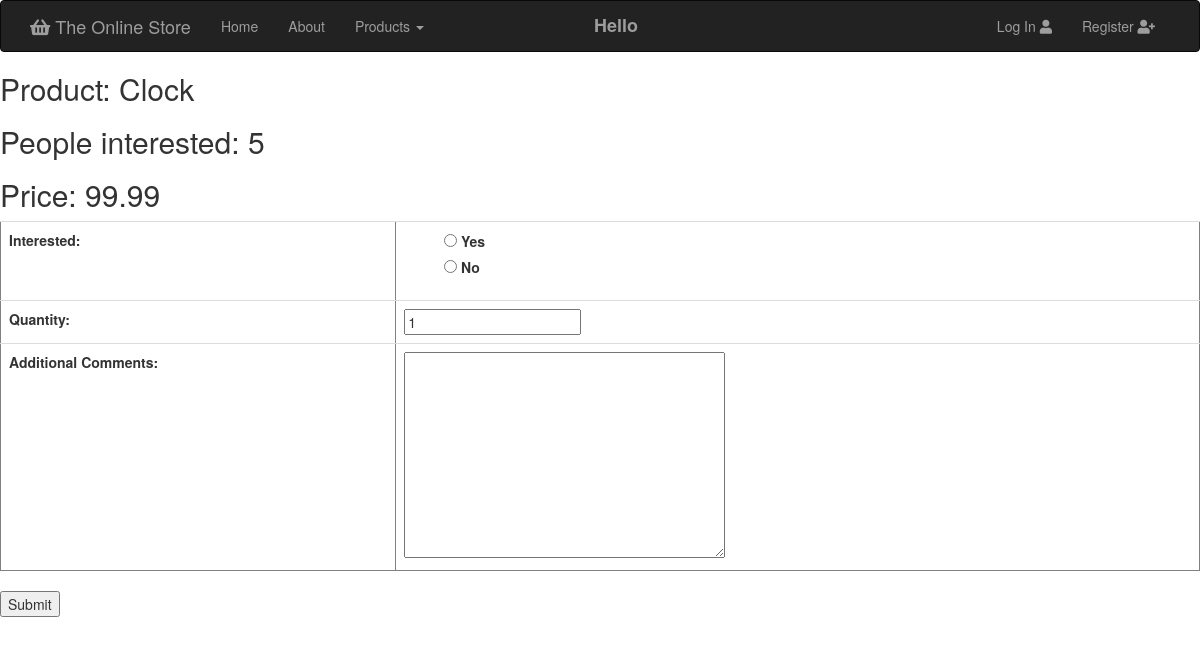
The app's page /myapp/products/1/ with its own data.
### myapp/models.py (models this page shows, shortened)
class Product(models.Model):
    category = models.ForeignKey(Category, related_name='products', on_delete=models.CASCADE)
    name = models.CharField(max_length=200)
    price = models.DecimalField(max_digits=10, decimal_places=2)
    stock = models.PositiveIntegerField(default=100,validators=[MaxValueValidator(1000),MinValueValidator(0)])
    available = models.BooleanField(default=True)
    description = models.TextField(null=True, blank=True)
    interested = models.PositiveIntegerField(default=0)
    def __str__(self):
        return self.name

### myapp/views.py (the view)
# urls.py: path(r'products/<int:prod_id>/', views.productdetail, name='product detail'),
def productdetail(request, prod_id):
    msg = ''
    prod_list = Product.objects.get(id=prod_id)
    if request.method == 'POST':
        form = InterestForm(request.POST)
        if form.is_valid():
            if request.POST['interested'] == '1':
                prod = Product.objects.get(id=prod_id)
                prod.interested += 1
                prod.save()
                msg = 'Your interest is updated successfully.'
            else:
                msg = 'Your interest is not updated successfully.'
        return render(request, 'myapp/index.html', {'form': form, 'prod_list': prod_list, 'msg': msg})
    else:
        form = InterestForm()
        return render(request, 'myapp/productdetail.html', {'form': form, 'prod': prod_list, 'msg': msg})

### myapp/forms.py
class InterestForm(forms.Form):
    interested = forms.BooleanField(widget=forms.RadioSelect(choices=[(1, 'Yes'), (0, 'No')]))
    quantity = forms.IntegerField(initial=1)
    comments = forms.CharField(label='Additional Comments', widget=forms.Textarea, required=False)

### templates/myapp/productdetail.html (shortened to what this page needs)
{% extends 'myapp/base.html' %}
{% block body_block %}
{% if prod %}
        <h2>Product: {{ prod }}</h2>
        <h2>People interested: {{ prod.interested }}</h2>
    <h2>Price: {{ prod.price }}</h2>
     <form method="post">
            <table border="1" class="table">
                {{ form }}
            </table>
         <button type="submit">  Submit </button>
    </form>
    {% else %}
        <div class="alert alert-warning" role="alert">There are no available Products!</div>
    {% endif %}
{% endblock %}

### myapp/static/myapp/style.css (style rules this page uses)
body { font-family: 'Lato', sans-serif; }
table { counter-reset: tableCount; }
ul { list-style: none; }

### records on screen
Product: name "Clock", interested "5", price "99.99"
